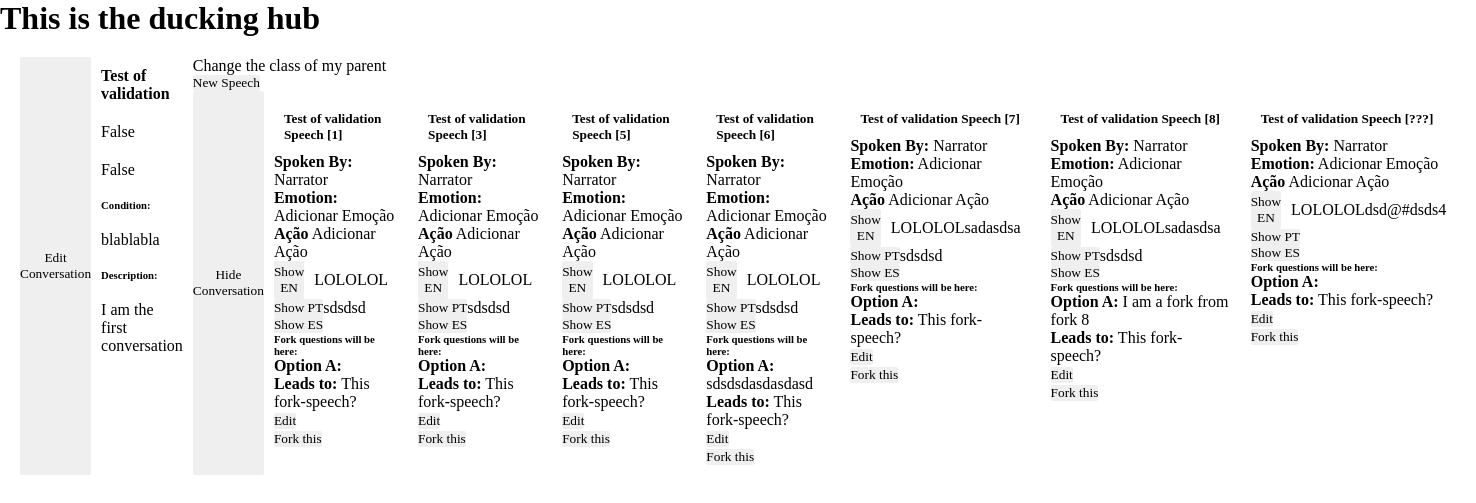
Page /edit_conv/828e4717-4a58-4774-a5ec-2eb89b6fc404/ on the committed database.
### a_characters/models.py (models this page shows, shortened)
class Conversation(models.Model):
    title = models.CharField(max_length=250, unique=True)
    condition = models.TextField(blank=True, null=True)    # Just a forewarning to implementing the quest
    description = models.TextField()        # Context
    creation = models.TimeField(auto_now_add=True)  # For data collection purposes
    is_quest = models.BooleanField(default=False)   # Practical delimiter
    is_cutscene = models.BooleanField(default=False)   # Signals if it requires more attention
    is_linear = models.BooleanField(default=True)   #Signals if it it is linear.
    quest_step = models.PositiveIntegerField(default=0) #useful to order several quests.
    total_speeches = models.PositiveIntegerField(default=0) #counter of quests
    broken_chain = models.BooleanField(default=False)
    my_code = models.TextField(blank=True, null=True)
    location = models.ForeignKey(   # No need to have it, it is more useful if it is part of a quest, or cutscene
        Location,
        blank = True,
        null=True,
        on_delete=models.PROTECT
    )
    quest = models.ForeignKey(  # If quest step > 1 it HAS to have a quest indexed. Remember this on the forms
        Quest,
        blank = True,
        null=True,
        on_delete=models.PROTECT
    )
    id = models.CharField(max_length=100, default=uuid.uuid4, unique=True, primary_key=True, editable=False)

class Speech(models.Model):
    id = models.CharField(max_length=100, default=uuid.uuid4, unique=True, primary_key=True, editable=False)
    line_hash = models.CharField(max_length=6, blank=True, null=True, unique=True) #yarn annoyances
    comment = models.TextField(blank=True, null=True)    # Context, could have been label, but fuck it.
    my_code = models.TextField(blank=True, null=True)
    name = models.CharField(max_length=250, unique=True) #"This needs to be a title for speech to go on the .yarn export" # maybe create a function to automate it
    conversation = models.ForeignKey(
        Conversation,
        on_delete=models.PROTECT
    )
    txt_en = models.TextField()
    txt_pt = models.TextField(blank=True, null = True)
    txt_es = models.TextField(blank=True, null = True)
    localized_pt = models.BooleanField(default=False)   # If it is not a literal translation. For whatever reason.
    localized_es = models.BooleanField(default=False)
    speaker = models.ForeignKey(    # NPC that says it
        Character,
        blank = True,
        null=True,
        on_delete = models.PROTECT
    )
    CHOICES_EMOTION = { # I really don't see the point in doing key-relationship thing in here, but everyone is doing and
        'DF' : "Default",
        'CT' : "Custom",
        'HP' : "Happy",
        'SD' : "Sad",
        "EX" : "Excited",
        "TD" : "Tired",
        "TD" : "Thoughtful / Thinking",
        "DT" : "Distracted",
        'TN' : "Tense",
        'PN' : "In Pain",
        'CF' : "Confused",
        'DZ' : "Dizzy",
        'CR' : "Crying",
        'TR' : "Teary",
        'IP' : "Inpired /Amazed",
        'SP' : "Surprised",
        "WR" : "Worried",
    }
    portrait = models.CharField(
        max_length = 25, #because who knows, i hate the initials
        choices = CHOICES_EMOTION,
        default="DF"
    )
    is_first = models.BooleanField(default=False)   # easier to track
    is_fork = models.BooleanField(default=False) # WAY easier to track. If it is reply to a Fork, it is false.
    fork_letter = models.TextField(max_length=15,blank=True, null=True)
    next_is_cycled = models.BooleanField(default=False) # avoids infinite loops
    previous_speech = models.ForeignKey(    # Make the register make sure this is empty if it is marked as first.
        'self',
        blank = True,
        null=True,
        related_name="speech_prev",
        on_delete = models.PROTECT
    )
    next_speech = models.ForeignKey(
        'self',
        blank = True,
        null=True,
        related_name="speech_next",
        on_delete = models.PROTECT
    )
    has_fork = models.BooleanField(default=False)   # Signaler that the rest here exists
    fork_question_en_A = models.TextField(blank = True, null = True)
    fork_question_pt_A = models.TextField(blank = True, null = True)
    fork_question_es_A = models.TextField(blank = True, null = True)
    fork_speech_AA = models.ForeignKey(  # link to the speech that is a fork
                'self',
                blank = True,
                null=True,
                related_name="fork_next_speech_A",
                on_delete = models.PROTECT
            )
    fork_question_en_B = models.TextField(blank = True, null = True)
    fork_question_pt_B = models.TextField(blank = True, null = True)
    fork_question_es_B = models.TextField(blank = True, null = True)
    fork_speech_BB = models.ForeignKey(  # link to the speech that is a fork
                'self',
                blank = True,
                null=True,
                related_name="fork_next_speech_B",
                on_delete = models.PROTECT
            )
    fork_question_en_C = models.TextField(blank = True, null = True)
    fork_question_pt_C = models.TextField(blank = True, null = True)
    fork_question_es_C = models.TextField(blank = True, null = True)
    fork_speech_CC = models.ForeignKey(  # link to the speech that is a fork
                'self',
                blank = True,
                null=True,
                related_name="fork_next_speech_C",
                on_delete = models.PROTECT
            )
    fork_question_en_D = models.TextField(blank = True, null = True)
    fork_question_pt_D = models.TextField(blank = True, null = True)
    fork_question_es_D = models.TextField(blank = True, null = True)
    fork_speech_DD = models.ForeignKey(  # link to the speech that is a fork
                'self',
                blank = True,
                null=True,
                related_name="fork_next_speech_D",
                on_delete = models.PROTECT
            )
    fork_question_en_E = models.TextField(blank = True, null = True)
    fork_question_pt_E = models.TextField(blank = True, null = True)
    fork_question_es_E = models.TextField(blank = True, null = True)
    fork_speech_EE = models.ForeignKey(  # link to the speech that is a fork
                'self',
                blank = True,
                null=True,
                related_name="fork_next_speech_E",
                on_delete = models.PROTECT
            )
    fork_question_en_F = models.TextField(blank = True, null = True)
    fork_question_pt_F = models.TextField(blank = True, null = True)
    fork_question_es_F = models.TextField(blank = True, null = True)
    fork_speech_FF = models.ForeignKey(  # link to the speech that is a fork
                'self',
                blank = True,
                null=True,
                related_name="fork_next_speech_F",
                on_delete = models.PROTECT
            )

class Character (models.Model):
    name = models.CharField(max_length=250, unique=True)
    name_pt = models.CharField(max_length=250, unique=True, blank=True, null=True)
    name_es = models.CharField(max_length=250, unique=True, blank=True, null=True)
    walkable = models.BooleanField(default=False)   # If the character is a single sprite, then it blocks certain actions
    published= models.BooleanField(default=False)
    portraits= models.SmallIntegerField(default=0)
    id = models.CharField(max_length=100, default=uuid.uuid4, unique=True, primary_key=True, editable=False)
    def __str__(self):
        return str(self.name)

### a_characters/views.py (the view)
# urls.py: path('edit_conv/<pk>/', edit_conv_view, name='edit_conv'), # use /<pk> on this
def edit_conv_view(request,pk):
    print("")
    conv = Conversation.objects.get(id=pk)
    conv_name = create_name(conv)
    conv_form = ConversationEditForm(instance=conv)
    initial_values = {
        'conversation' : pk,
        'name' : conv_name,
        'txt_en' : "LOLOLOL" }
    speech_form = SpeechCreateForm(initial=initial_values)
    if request.method == 'POST':
        new_conv = ConversationEditForm(request.POST, instance=conv)
        if new_conv.is_valid():
            new_conv.save()
            conv_form = new_conv
            conv = Conversation.objects.get(id=pk)
    speeches = Speech.objects.filter(conversation=pk)
    context = {
        'pk' : pk,  #no need to be this way but i'm fed up
        'conv_form' : conv_form,
        'conv' : conv,
        'speech_form' : speech_form,
        'speeches' : speeches
    }
    return render(request,'site/forms/edit_conv.html', context)

### a_characters/tools.py (called while the page is built)
def create_name(conv,reply_to=None): # create names for speeches
    if conv.is_linear:
        name = f"{conv.title} [{len(Speech.objects.filter(conversation=conv.id))}]"
    elif reply_to is not None:
        num = len(Speech.objects.filter(previous_speech=reply_to))
        num += 1
        name = f"F-{reply_to.name} [{num}]"
    return name

### templates/site/forms/edit_conv.html (shortened to what this page needs)
{% extends 'base.html'%}
{% block layout %}
    {% block content %}
        <main class="all_container">
            <div id="wrap_conv" class="conv_wrapper wrapper">
                <button
                class= "btn-edit"
                _="on click
                    toggle .hidden on #edit_mode_conv
                    toggle .hidden on #read_mode_conv"
                >
                    Edit Conversation
                </button>
                <div id="read_mode_conv" class=conv_print>
                    {% include 'site/display/print_conv.html' %}
                </div>
            </div>
            <div class = "speech_wrapper ">
                <p>Change the class of my parent</p>
                <div class = "wrapper new_speech">
                    <button
                        class="hx-btn"
                        hx-post="{% url 'get_speech_form' conv.id %}"
                        hx-target="#wrap_speech_form"
                        hx-swap="innerHTML"
                    >
                        New Speech
                    </button>
                </div>
                <div class = "wrapper all_speeches">
                    <button
                    class="btn_show_wrap"
                    _="on click toggle .hidden on #all_conv_wrapp"
                    > Hide Conversation </button>
                    <section id="all_conv_wrapp"
                    class="wrapper">
                    {% for speech in speeches %}
                    {% include 'site/htmx/single_speech.html'%}
                    {% endfor %}
                    </section>
                </div>
            </div>
        </main>
    {% endblock %}
{% endblock %}

### templates/site/display/print_conv.html
<div class="print conversation">
    <h4 class="conversation-title"> {{ conv.title }} </h4>
    <div class="grid conversation-short">
        <div class="conversation-short-data">{{conv.is_quest}}</div>
        <div class="conversation-short-data">{{conv.is_cutscene}}</div>
    </div>
    <div class="conversation-long conversation-condition">
        <h6 class="conversation-long-title"> Condition:</h6>
        <p class="conversation-long-data">{{ conv.condition }}</p>
    </div>
    <div>
        <h6 class="conversation-long-title"> Description:</h6>
        <p class="conversation-long-data">{{ conv.description }}</p>
    </div>
</div>

### templates/site/htmx/single_speech.html (shortened to what this page needs)
<div
    id = "print_{{ speech.id }}"
    class = "speech
        {% if is_fork == True %}
            speech-fork
        {% else %}
            speech-individual
        {% endif %}
        "
    >
    <h5 class="speech-title">
        {{ speech.name }}
    </h5>
    <div class = "speech-print">
        <div class="speech-print-short">
            <div class = "speech-print-short-data">
                <b>Spoken By:</b>
                {{ speech.speaker }}
            </div>
            <div class = "speech-print-short-data">
                <b>Emotion:</b>
                Adicionar Emoção
            </div>
            <div class = "speech-print-short-data">
                <b>Ação</b>
                Adicionar Ação
            </div>
        </div>
        <div class="speech-print-translations">
            <div class="language_wrap wrapper en_print">
                <button
                class="btn_show"
                _= "on click toggle .hidden on the next <div/>">
                    Show EN
                </button>
                <div class="txt txt_en">
                    <p> {{ speech.txt_en }} </p>
                </div>
            </div>
            <div class="language_wrap wrapper pt_print">
                <button
                class="btn_show"
                _= "on click toggle .hidden on the next <div/>">
                    Show PT
                </button>
                <div class="txt_pt">
                    <p> {{ speech.txt_pt }} </p>
                </div>
            </div>
            <div class="language_wrap wrapper es_print">
                <button
                class="btn_show"
                _= "on click toggle .hidden on the next <div/>">
                    Show ES
                </button>
            </div>
        </div>
        <div class="speech-print-fork">
            <h6>Fork questions will be here:</h6>
            <div class ="speech-print-fork">
                <p class="speech-print-fork-option">
                    <b>Option A:</b> {{ speech.fork_question_en_A }}
                </p>
                <p><b>Leads to:</b> This fork-speech?</p>
            </div>
        </div>
    </div>
    <div class = "speech-action">
        <div class = "speech-action-edit_speech">
            <button class="btn_show btn-edit">Edit</button>
        </div>
        <div class="speech-action-fork">
            <button
                class="hx-btn"
                hx-post="{% url 'get_fork_form' speech.id %}"
                hx-target="this"
                hx-swap="outerHTML"
            >
                Fork this
            </button>
        </div>
    </div>
</div>

### static/css/style.css (style rules this page uses)
* { margin: 0; padding: 0; border: none; box-sizing: border-box; font-family: "Times New Roman", Times, serif; }
html { scroll-behavior: smooth; }
nav, main { padding: 20px; }
.all_container { display: flex; }
.wrapper { display: flex; }
.speech-title { margin: 10px; }
.speech-print-short-data { text-align: left; }
.speech-print-short b { text-align: left; }
.speech-print-translations .language_wrap .txt { padding: 10px; }
.speech-individual { padding: 10px; }
.conversation-title { padding: 10px; }
.conversation-short-data { padding: 10px; }
.conversation-long-title { padding: 10px; }
.conversation-long-data { padding: 10px; }
button { border-radius: 2px; }
.btn_show { border-radius: 2px; }
.btn_show_wrap { border-radius: 2px; }
.btn-edit { border-radius: 2px; }

### rows in the picture
Conversation: title "Test of validation", is_quest "False", is_cutscene "False", condition "blablabla", description "I am the first conversation"
Speech: name "Test of validation Speech [1]", speaker "Narrator", txt_en "LOLOLOL", txt_pt "sdsdsd"
Speech: name "Test of validation Speech [3]", speaker "Narrator", txt_en "LOLOLOL", txt_pt "sdsdsd"
Speech: name "Test of validation Speech [5]", speaker "Narrator", txt_en "LOLOLOL", txt_pt "sdsdsd"
Speech: name "Test of validation Speech [6]", speaker "Narrator", txt_en "LOLOLOL", txt_pt "sdsdsd", fork_question_en_A "sdsdsdasdasdasd"
Speech: name "Test of validation Speech [7]", speaker "Narrator", txt_en "LOLOLOLsadasdsa", txt_pt "sdsdsd"
Speech: name "Test of validation Speech [8]", speaker "Narrator", txt_en "LOLOLOLsadasdsa", txt_pt "sdsdsd", fork_question_en_A "I am a fork from fork 8"
Speech: name "Test of validation Speech [???]", speaker "Narrator", txt_en "LOLOLOLdsd@#dsds4"
